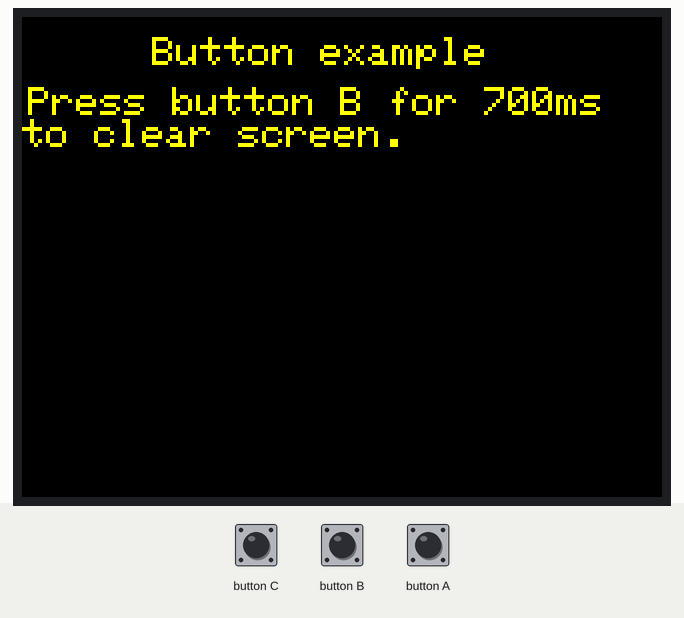
This program was run on a simulated ESP32. On the bench: 320×240 colour display. The inputs (shaded band) are chosen by the test bench.

Above: at 1.3 s.
1.4 s: button B pressed for 3.2 s
At 5.4 s:
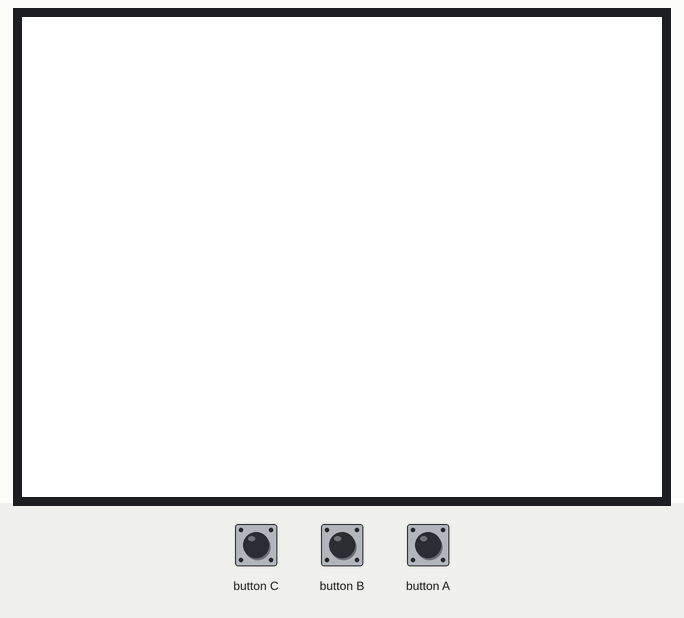
6.1 s: button C pressed for 0.15 s
7.7 s: button A pressed for 0.15 s
At 8.5 s:
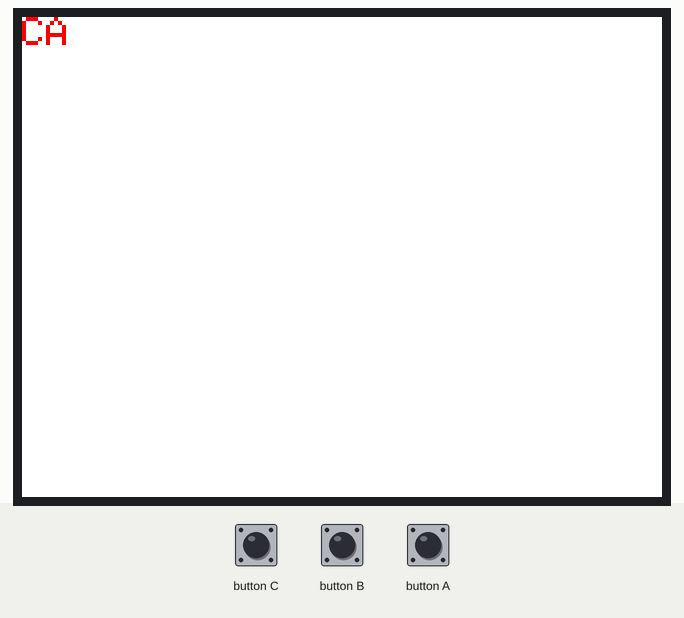
9.3 s: button B pressed for 0.15 s
At 9.7 s:
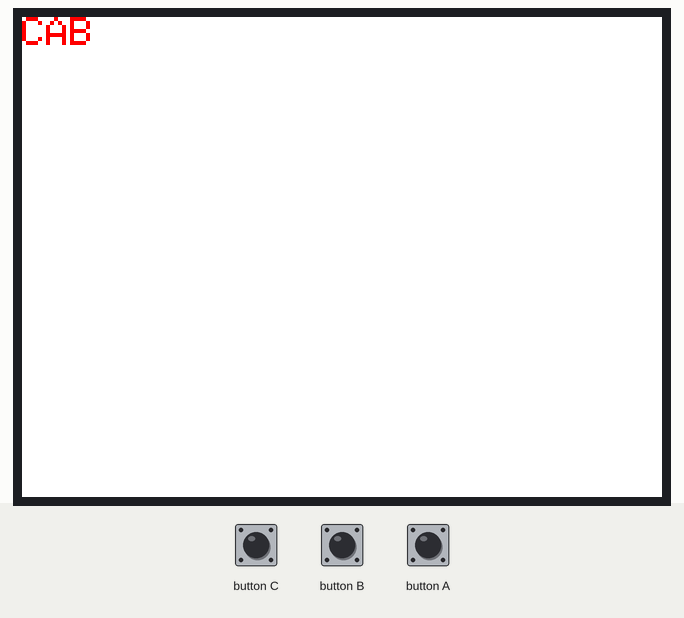
10.9 s: button A pressed for 1 s
13.4 s: button C pressed for 1 s
At 14.6 s:
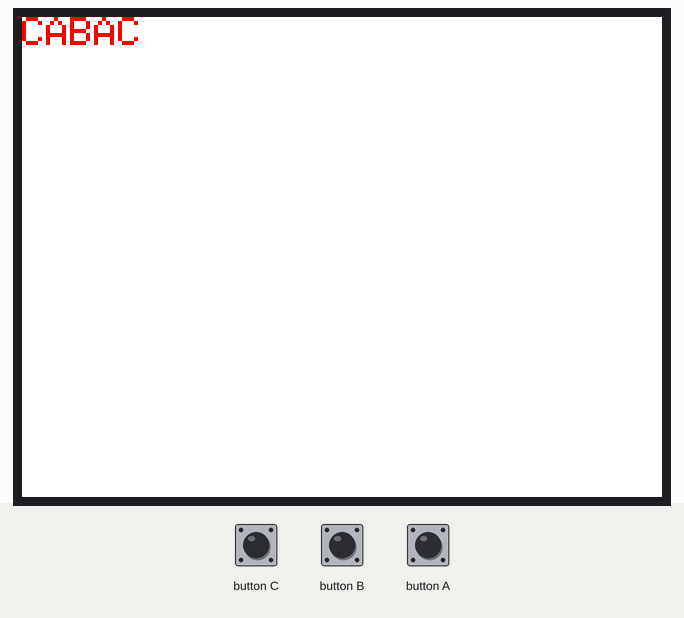
Timing chart, 0 to 16.4 s (numbered marks = the images above; inputs shaded):
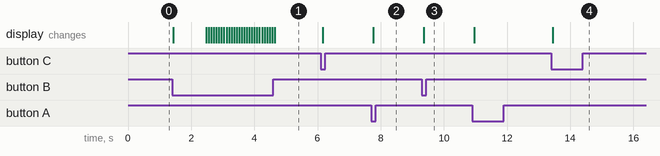

The program:

main.cpp
```cpp
#include <M5Unified.h>

// 初期設定 ----------------------------------------------------
void setup() {
  auto cfg = M5.config();
  M5.begin(cfg);                       // 本体初期化

  M5.Display.setTextColor(YELLOW);     // 文字色
  M5.Display.setTextSize(2);           // 文字サイズ
  M5.Display.setCursor(65, 10);        // 座標指定
  M5.Display.println("Button example");
  M5.Display.setCursor(3, 35);         // 座標指定
  M5.Display.println("Press button B for 700ms");
  M5.Display.println("to clear screen.");
  M5.Display.setTextColor(RED);        // 文字色
}

// メイン ------------------------------------------------------
void loop() {
  M5.update();                         // ボタン状態更新

  // 【解説】wasPressed（1回押した）または pressedFor(1000)（1秒以上押しっぱなし中）
  if (M5.BtnA.wasPressed() || M5.BtnA.pressedFor(1000)) {
    M5.Display.print('A');
  }
  else if (M5.BtnB.pressedFor(1000) || M5.BtnB.wasPressed()) {
    // 💡注意: 先に長押しのクリア判定（wasReleaseFor）に引っかからないよう、BtnBは通常処理をさせます
    M5.Display.print('B');
  }
  else if (M5.BtnC.wasPressed() || M5.BtnC.pressedFor(1000)) {
    M5.Display.print('C');
  }
  else if (M5.BtnB.wasReleaseFor(700)) {                            // BtnBが0.7秒以上押されて離したら
    M5.Display.clear(WHITE);           // 画面白クリア
    M5.Display.setCursor(0, 0);        // 座標指定
  }

  delay(80);  // 遅延時間（ 連打速度の間隔）
}
```

Measured:
- after the input at 1.4 s, the display: first changes at once (image 1 shows a later state)
- after the input at 7.7 s, the display: changes after 0.06 s (image 2)
- after the input at 9.3 s, the display: changes after 0.06 s (image 3)
- after the input at 13.4 s, the display: changes after 0.05 s (image 4)
